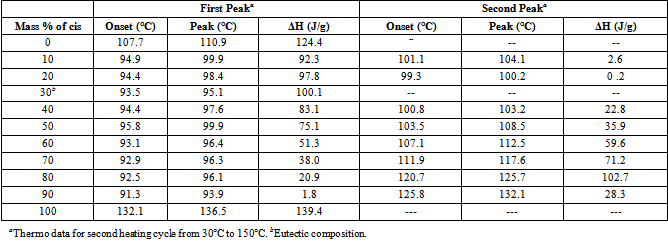
#> input picture OCR/resources/science_table.png, 668 x 241 px
$ python __main__.py ../resources/science_table.png
#> lines starting #> are read from the running program, lines starting #| are printed output that depends on the picture; after the words box and inside, x2 and y2 are one past the last pixel; in counts of white or black regions, pixels touching at a corner belong together
### OCR/STEP2_cell_extract/extract_cells.py
import cv2
import os

def extract_cell_images_from_table(image):
    BLUR_KERNEL_SIZE = (17, 17)
    STD_DEV_X_DIRECTION = 0
    STD_DEV_Y_DIRECTION = 0
    blurred = cv2.GaussianBlur(image, BLUR_KERNEL_SIZE, STD_DEV_X_DIRECTION, STD_DEV_Y_DIRECTION)
    MAX_COLOR_VAL = 255
    BLOCK_SIZE = 15
    SUBTRACT_FROM_MEAN = -2

    img_bin = cv2.adaptiveThreshold(
        ~blurred,
        MAX_COLOR_VAL,
        cv2.ADAPTIVE_THRESH_MEAN_C,
        cv2.THRESH_BINARY,
        BLOCK_SIZE,
        SUBTRACT_FROM_MEAN,
    )
    vertical = horizontal = img_bin.copy()
    SCALE = 5
    image_width, image_height = horizontal.shape
    horizontal_kernel = cv2.getStructuringElement(cv2.MORPH_RECT, (int(image_width / SCALE), 1))
    horizontally_opened = cv2.morphologyEx(img_bin, cv2.MORPH_OPEN, horizontal_kernel)
    vertical_kernel = cv2.getStructuringElement(cv2.MORPH_RECT, (1, int(image_height / SCALE)))
    vertically_opened = cv2.morphologyEx(img_bin, cv2.MORPH_OPEN, vertical_kernel)

    horizontally_dilated = cv2.dilate(horizontally_opened, cv2.getStructuringElement(cv2.MORPH_RECT, (40, 1)))
    vertically_dilated = cv2.dilate(vertically_opened, cv2.getStructuringElement(cv2.MORPH_RECT, (1, 60)))

    mask = horizontally_dilated + vertically_dilated
    contours, heirarchy = cv2.findContours(
        mask, cv2.RETR_TREE, cv2.CHAIN_APPROX_SIMPLE,
    )

    perimeter_lengths = [cv2.arcLength(c, True) for c in contours]
    epsilons = [0.05 * p for p in perimeter_lengths]
    approx_polys = [cv2.approxPolyDP(c, e, True) for c, e in zip(contours, epsilons)]

    # Filter out contours that aren't rectangular. Those that aren't rectangular
    # are probably noise.
    approx_rects = [p for p in approx_polys if len(p) == 4]
    bounding_rects = [cv2.boundingRect(a) for a in approx_polys]

    # Filter out rectangles that are too narrow or too short.
    MIN_RECT_WIDTH = 40
    MIN_RECT_HEIGHT = 10
    bounding_rects = [
        r for r in bounding_rects if MIN_RECT_WIDTH < r[2] and MIN_RECT_HEIGHT < r[3]
    ]

    # The largest bounding rectangle is assumed to be the entire table.
    # Remove it from the list. We don't want to accidentally try to OCR
    # the entire table.
    largest_rect = max(bounding_rects, key=lambda r: r[2] * r[3])
    bounding_rects = [b for b in bounding_rects if b is not largest_rect]

    cells = [c for c in bounding_rects]
    def cell_in_same_row(c1, c2):
        c1_center = c1[1] + c1[3] - c1[3] / 2
        c2_bottom = c2[1] + c2[3]
        c2_top = c2[1]
        return c2_top < c1_center < c2_bottom

    orig_cells = [c for c in cells]
    rows = []
    while cells:
        first = cells[0]
        rest = cells[1:]
        cells_in_same_row = sorted(
            [
                c for c in rest
                if cell_in_same_row(c, first)
            ],
            key=lambda c: c[0]
        )

        row_cells = sorted([first] + cells_in_same_row, key=lambda c: c[0])
        rows.append(row_cells)
        cells = [
            c for c in rest
            if not cell_in_same_row(c, first)
        ]

    # Sort rows by average height of their center.
    def avg_height_of_center(row):
        centers = [y + h - h / 2 for x, y, w, h in row]
        return sum(centers) / len(centers)

    rows.sort(key=avg_height_of_center)
    cell_images_rows = []
    for row in rows:
        cell_images_row = []
        for x, y, w, h in row:
            cell_images_row.append(image[y:y+h, x:x+w])
        cell_images_rows.append(cell_images_row)
    return cell_images_rows

def main(f):
#> called with f = '../resources/science_table.png'
    results = []
    directory, filename = os.path.split(f)
    table = cv2.imread(f, cv2.IMREAD_GRAYSCALE)
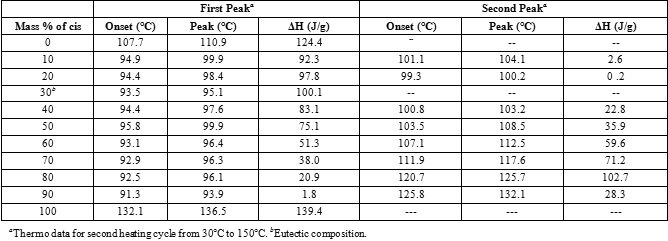
#> table: shape (241, 668); min 0, max 255, mean 229.9
    rows = extract_cell_images_from_table(table)
#> in extract_cell_images_from_table, `blurred = cv2.GaussianBlur(image, BLUR_KERNEL_SIZE, STD_DEV_X_DIRECTIO..`:
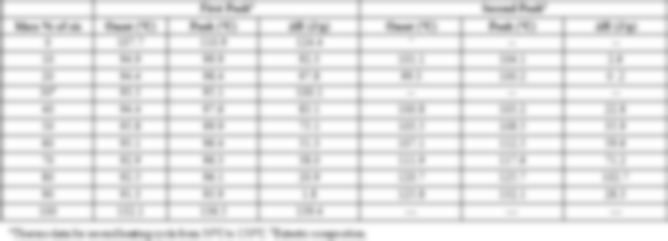
#> blurred: shape (241, 668); min 155, max 255, mean 230.4
#> in extract_cell_images_from_table, `img_bin = cv2.adaptiveThreshold( ~blurred, MAX_COLOR_VAL, cv2.ADAPTIVE..`:
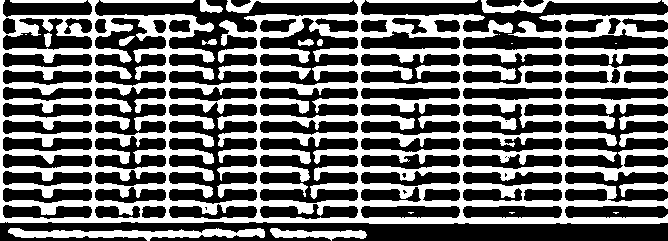
#> img_bin: shape (241, 668); 41.4% white; 25 white regions (7 under 20 px), largest, box (x1, y1, x2, y2) and area: (0, 0, 668, 224) 60402, (8, 228, 265, 241) 1776, (481, 0, 661, 13) 800
#> in extract_cell_images_from_table, `horizontally_opened = cv2.morphologyEx(img_bin, cv2.MORPH_OPEN, horizo..`:
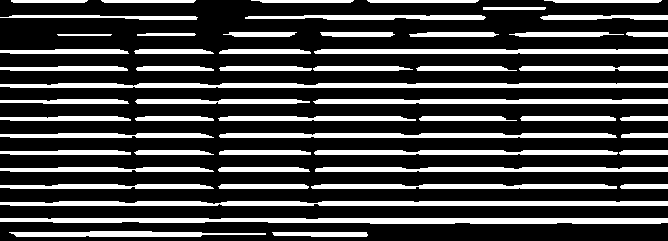
#> horizontally_opened: shape (241, 668); 25.7% white; 55 white regions, largest, box (x1, y1, x2, y2) and area: (0, 218, 668, 224) 3441, (0, 83, 668, 88) 3139, (0, 201, 668, 206) 3137
#> in extract_cell_images_from_table, `vertically_opened = cv2.morphologyEx(img_bin, cv2.MORPH_OPEN, vertical..`: vertically_opened: shape (241, 668); 2.8% white; 7 white regions, largest, box (x1, y1, x2, y2) and area: (0, 0, 3, 223) 669, (92, 0, 95, 223) 669, (358, 0, 361, 223) 669
#> in extract_cell_images_from_table, `horizontally_dilated = cv2.dilate(horizontally_opened, cv2.getStructur..`:
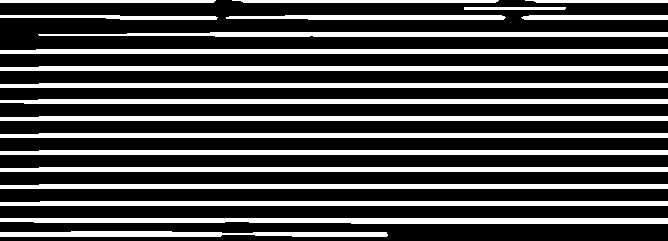
#> horizontally_dilated: shape (241, 668); 28.6% white; 20 white regions, largest, box (x1, y1, x2, y2) and area: (0, 218, 668, 224) 3599, (0, 49, 668, 54) 3304, (0, 66, 668, 71) 3301
#> in extract_cell_images_from_table, `vertically_dilated = cv2.dilate(vertically_opened, cv2.getStructuringE..`:
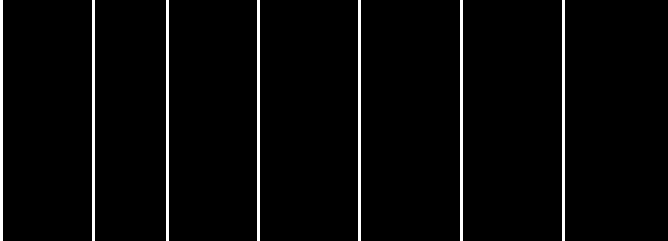
#> vertically_dilated: shape (241, 668); 3.1% white; 7 white regions
#> in extract_cell_images_from_table, `mask = horizontally_dilated + vertically_dilated`:
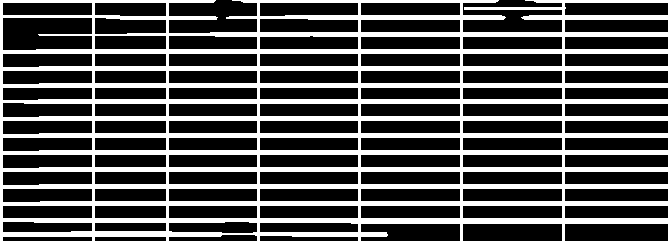
#> mask: shape (241, 668); min 0, max 255, mean 78.7
#> in extract_cell_images_from_table, `contours, heirarchy = cv2.findContours( mask, cv2.RETR_TREE, cv2.CHAIN..`: contours = 78 contours; largest, box (x1, y1, x2, y2) and area: (0, 0, 668, 241) 131136, (2, 17, 93, 51) 2857, (259, 18, 359, 33) 1334, (259, 2, 359, 17) 1310, (462, 205, 563, 219) 1298
#> in extract_cell_images_from_table, `perimeter_lengths = [cv2.arcLength(c, True) for c in contours]`: perimeter_lengths = 78 values, max 5547 at index 0, min 159.7 at index 2, mean 276.5
#> in extract_cell_images_from_table, `epsilons = [0.05 * p for p in perimeter_lengths]`: epsilons = 78 values, max 277.4 at index 0, min 7.98 at index 2, mean 13.83
#> in extract_cell_images_from_table, `approx_polys = [cv2.approxPolyDP(c, e, True) for c, e in zip(contours,..`: approx_polys = 78 contours, 8 with area under 20; largest, box (x1, y1, x2, y2) and area: (2, 17, 93, 51) 1975, (259, 2, 359, 17) 1226, (259, 19, 359, 33) 1226, (462, 205, 563, 219) 1189, (360, 205, 461, 219) 1189
#> in extract_cell_images_from_table, `approx_rects = [p for p in approx_polys if len(p) == 4]`: approx_rects = 69 contours; largest, box (x1, y1, x2, y2) and area: (259, 2, 359, 17) 1226, (259, 19, 359, 33) 1226, (462, 205, 563, 219) 1189, (360, 205, 461, 219) 1189, (462, 188, 563, 202) 1189
#> in extract_cell_images_from_table, `bounding_rects = [cv2.boundingRect(a) for a in approx_polys]`: bounding_rects = 78 items, first 6: (0, 0, 668, 224), (259, 223, 100, 9), (94, 223, 73, 8), (168, 223, 90, 8), (2, 222, 91, 9), (462, 205, 101, 14)
#> in extract_cell_images_from_table, `bounding_rects = [ r for r in bounding_rects if MIN_RECT_WIDTH < r[2] ..`: bounding_rects = 74 items, first 6: (0, 0, 668, 224), (462, 205, 101, 14), (360, 205, 101, 14), (259, 205, 100, 14), (168, 205, 90, 14), (94, 205, 73, 14)
#> in extract_cell_images_from_table, `largest_rect = max(bounding_rects, key=lambda r: r[2] * r[3])`: largest_rect = (0, 0, 668, 224)
#> in extract_cell_images_from_table, `bounding_rects = [b for b in bounding_rects if b is not largest_rect]`: bounding_rects = 73 items, first 6: (462, 205, 101, 14), (360, 205, 101, 14), (259, 205, 100, 14), (168, 205, 90, 14), (94, 205, 73, 14), (2, 205, 91, 14)
#> in extract_cell_images_from_table, `cells = [c for c in bounding_rects]`: cells has the same summary as bounding_rects
#> in extract_cell_images_from_table, `orig_cells = [c for c in cells]`: orig_cells has the same summary as bounding_rects
#> the loop in extract_cell_images_from_table, `while cells:` made 14 passes
#> first on passes 1 to 2: (462, 205, 101, 14), (462, 188, 101, 14)
#> the loop in extract_cell_images_from_table, `for row in rows:` made 14 passes
#> row on passes 2 to 3: [(94, 18, 73, 17), (259, 19, 100, 14), (360, 19, 101, 14)], [(2, 17, 91, 34)]
    cell_img_dir = os.path.join(directory, "cells")
    os.makedirs(cell_img_dir, exist_ok=True)
    paths = []
    for i, row in enumerate(rows):
        for j, cell in enumerate(row):
            cell_filename = "{:03d}-{:03d}.png".format(i, j)
            path = os.path.join(cell_img_dir, cell_filename)
            cv2.imwrite(path, cell)
            paths.append(path)
#> this loop made 14 passes
    return paths

### OCR/STEP2_cell_extract/__main__.py
import sys

from STEP2_cell_extract import main

paths = main(sys.argv[1])
print("\n".join(paths))
#> (printed output is left out)
